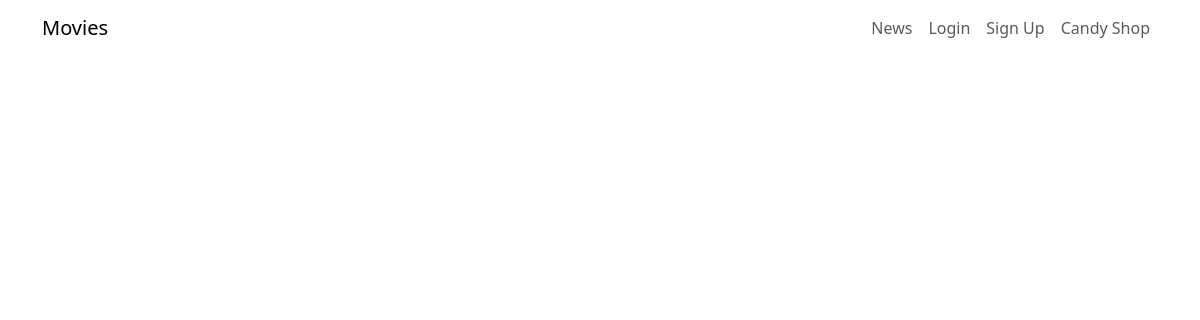
The page /news/ on the database as committed earlier.
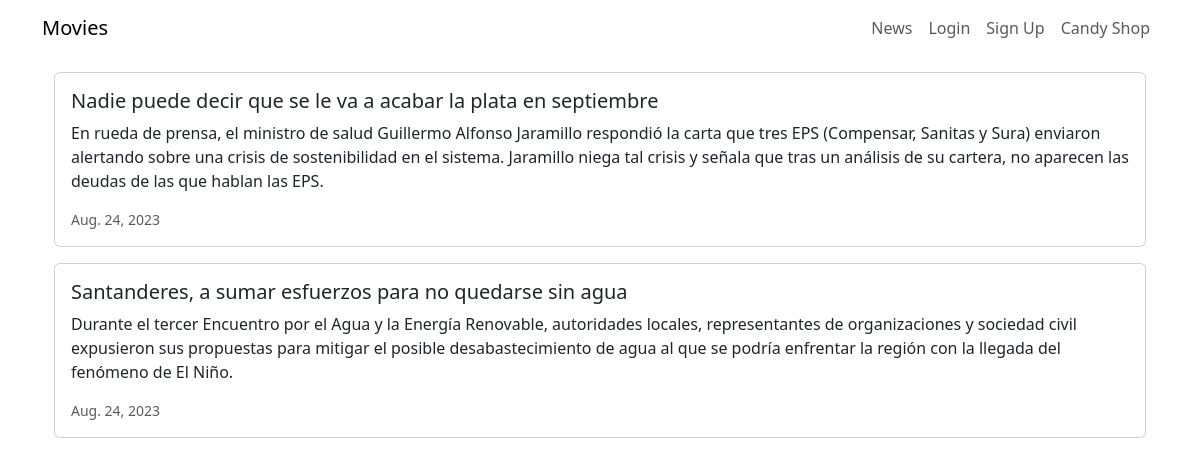
The same page on the database as committed later.
### news/models.py (models this page shows, shortened)
class News(models.Model):
    headline = models.CharField(max_length=200)
    body = models.TextField()
    date = models.DateField()

### news/views.py (the view)
# urls.py: path('news/', include('news.urls')),
def news(request):
    newss = News.objects.all().order_by('-date')
    return render(request, 'news.html', {'newss':newss})

### news/templates/news.html (shortened to what this page needs)
<head>
    <link href="https://cdn.jsdelivr.net/npm/bootstrap@5.3.1/dist/css/bootstrap.min.css" rel="stylesheet">
</head>
<body>
    {% extends 'base.html' %}
    {% block content %}
<div class="container">
    {% for news in newss %}
    <div class="card mb-3">
        <div class="row g-0">
            <div>
                <div class="card-body">
                    <h5 class="card-tittle">{{ news.headline }}</h5>
                    <p class="card-text">{{ news.body }}</p>
                    <p class="card-text"><small class="text-muted">
                        {{ news.date}}
                    </small></p>
                </div>
            </div>
        </div>
    </div>
    {% endfor %}
</div>
{% endblock content %}

Rows that differ between the two databases and show on the page:
added News: headline "Nadie puede decir que se le va a acabar la plata en septiembre", body "En rueda de prensa, el ministro de salud Guillermo Alfonso Jaramillo respondió la carta que tres EPS (Compensar, Sanitas y Sura) enviaron alertando sobre una crisis de sostenibilidad en el sistema. Jaramillo niega tal crisis y señala que tras un análisis de su cartera, no aparecen las deudas de las que hablan las EPS.", date "Aug. 24, 2023"
added News: headline "Santanderes, a sumar esfuerzos para no quedarse sin agua", body "Durante el tercer Encuentro por el Agua y la Energía Renovable, autoridades locales, representantes de organizaciones y sociedad civil expusieron sus propuestas para mitigar el posible desabastecimiento de agua al que se podría enfrentar la región con la llegada del fenómeno de El Niño.", date "Aug. 24, 2023"
